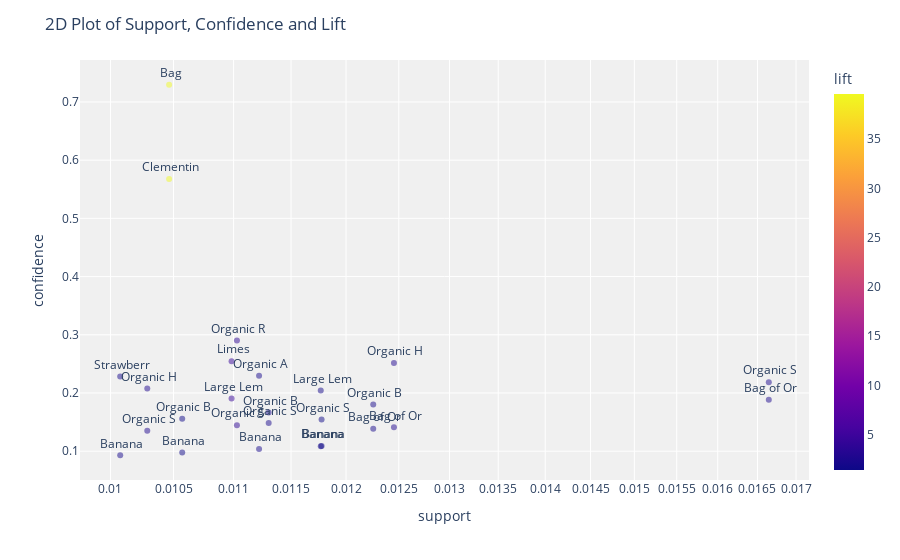

This figure's notebook cell:
### Code cell
plot_model(rule_FP, plot = '2d')

### Figure 1 — Plotly figure (JSON) as saved in the notebook; plotly's stock layout.template omitted (floating-point values rounded to 4 significant figures)
{"data": [{"customdata": [[" Banana", " Large Lemon"], [" Large Lemon", " Banana"], [" Organic Baby Spinach", " Banana"], [" Banana", " Organic Baby Spinach"], [" Organic Baby Spinach", " Bag of Organic Bananas"], [" Bag of Organic Bananas", " Organic Baby Spinach"], [" Organic Baby Spinach", " Organic Strawberries"], [" Organic Strawberries", " Organic Baby Spinach"], [" Limes", " Large Lemon"], [" Large Lemon", " Limes"], [" Organic Strawberries", " Bag of Organic Bananas"], [" Bag of Organic Bananas", " Organic Strawberries"], [" Banana", " Organic Strawberries"], [" Organic Strawberries", " Banana"], [" Strawberries", " Banana"], [" Banana", " Strawberries"], [" Organic Avocado", " Banana"], [" Banana", " Organic Avocado"], [" Organic Strawberries", " Organic Raspberries"], [" Organic Raspberries", " Organic Strawberries"], [" Organic Hass Avocado", " Bag of Organic Bananas"], [" Bag of Organic Bananas", " Organic Hass Avocado"], [" Organic Hass Avocado", " Organic Strawberries"], [" Organic Strawberries", " Organic Hass Avocado"], [" Bag", " Clementines"], [" Clementines", " Bag"]], "hovertemplate": "support=%{x}<br>confidence=%{y}<br>antecedents_short=%{text}<br>antecedents=%{customdata[0]}<br>consequents=%{customdata[1]}<br>lift=%{marker.color}<extra></extra>", "legendgroup": "", "marker": {"color": [1.886, 1.886, 1.437, 1.437, 2.042, 2.042, 2.184, 2.184, 4.419, 4.419, 2.474, 2.474, 1.428, 1.428, 2.11, 2.11, 2.12, 2.12, 3.808, 3.808, 2.847, 2.847, 2.728, 2.728, 39.57, 39.57], "coloraxis": "coloraxis", "opacity": 0.5, "symbol": "circle"}, "mode": "markers+text", "name": "", "orientation": "v", "showlegend": false, "text": [" Banana", " Large Lem", " Organic B", " Banana", " Organic B", " Bag of Or", " Organic B", " Organic S", " Limes", " Large Lem", " Organic S", " Bag of Or", " Banana", " Organic S", " Strawberr", " Banana", " Organic A", " Banana", " Organic S", " Organic R", " Organic H", " Bag of Or", " Organic H", " Organic S", " Bag", " Clementin"], "textposition": "top center", "type": "scatter", "x": [0.01177, 0.01177, 0.01057, 0.01057, 0.01226, 0.01226, 0.0113, 0.0113, 0.01098, 0.01098, 0.01665, 0.01665, 0.01178, 0.01178, 0.01008, 0.01008, 0.01122, 0.01122, 0.01103, 0.01103, 0.01245, 0.01245, 0.01029, 0.01029, 0.01046, 0.01046], "xaxis": "x", "y": [0.1087, 0.2042, 0.1556, 0.09764, 0.1804, 0.1387, 0.1663, 0.1484, 0.2546, 0.1906, 0.2185, 0.1884, 0.1088, 0.1546, 0.2284, 0.09307, 0.2295, 0.1036, 0.1448, 0.29, 0.2515, 0.141, 0.2078, 0.1351, 0.7295, 0.5676], "yaxis": "y"}], "layout": {"coloraxis": {"colorbar": {"title": {"text": "lift"}}, "colorscale": [[0, "#0d0887"], [0.1111, "#46039f"], [0.2222, "#7201a8"], [0.3333, "#9c179e"], [0.4444, "#bd3786"], [0.5556, "#d8576b"], [0.6667, "#ed7953"], [0.7778, "#fb9f3a"], [0.8889, "#fdca26"], [1, "#f0f921"]]}, "legend": {"tracegroupgap": 0}, "margin": {"t": 60}, "plot_bgcolor": "rgb(240,240,240)", "title": {"text": "2D Plot of Support, Confidence and Lift"}, "xaxis": {"anchor": "y", "domain": [0, 1], "title": {"text": "support"}, "type": "log", "range": [-2.011, -1.765], "autorange": true}, "yaxis": {"anchor": "x", "domain": [0, 1], "title": {"text": "confidence"}, "type": "linear", "range": [0.05318, 0.7694], "autorange": true}, "autosize": true}}
